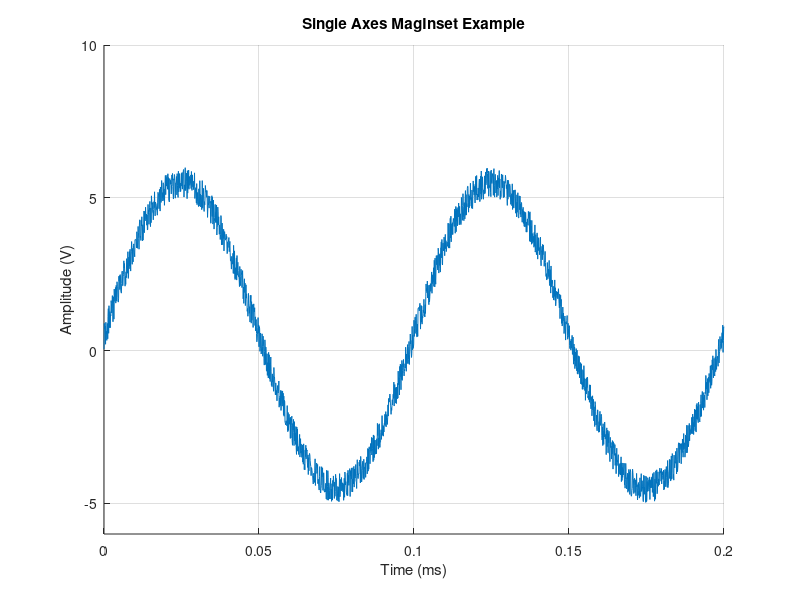

This figure's MATLAB source: (Note: this script raises an error after producing the figure.)
% An example of how to use MagInset.m

clear all;

% **************************************
% * Example 1: Single axes on a figure *
% **************************************

% Create a figure with a sine wave with random noise on it:
h1 = figure;
title('Single Axes MagInset Example');
hold on;
f0 = 10000;
t = 0:(1/f0)/1000:((1/f0)*2);
y = 5*sin(2*pi*f0*t) + rand(size(t));
plot(t*1000, y);
grid on;
xlabel('Time (ms)');
ylabel('Amplitude (V)');
% It is important to set the figure size and limits BEFORE running
% MagInset!
xlim([t(1) t(end)]*1000);
ylim([-6 10]);
%set(h1, 'Position',[105   647   560   420]);


% Once happy with your figure, add an inset:
MagInset(h1, -1, [0.04 0.045 1 4], [0.05 0.09 5.5 9], {'NW','NW';'SE','SE'});

% ****************************************
% * Example 2: Multiple axes in a figure *
% ****************************************

% Create a figure with a sine and cosine wave with random noise on it:
h2 = figure;

% Sine Wave:
ax(1) = subplot(2,1,1);
title(sprintf('MagInset Example with Subplots\n'));
hold on;
f0 = 10000;
t = 0:(1/f0)/1000:((1/f0)*2);
y = 5*sin(2*pi*f0*t) + rand(size(t));
plot(t*1000, y);
grid on;
xlabel('Time (ms)');
ylabel('Amplitude (V)');
xlim([t(1) t(end)]*1000);
ylim([-6 10]);

% Cosine Wave:
ax(2) = subplot(2,1,2);
hold on;
y = 5*cos(2*pi*f0*t) + rand(size(t));
plot(t*1000, y,'r');
grid on;
xlabel('Time (ms)');
ylabel('Amplitude (V)');
xlim([t(1) t(end)]*1000);
ylim([-6 10]);

% Link the x axes:
linkaxes(ax,'x');

% Set the figure size:
%set(h2, 'Position',[682   381   560   685]);

% Once happy with your figure, add an inset:
% Cosine inset:
MagInset(h2, ax(1), [0.04 0.045 1 4], [0.05 0.09 5.5 9], {'NW','NW';'SE','SE'});
% Sine insets:
MagInset(h2, ax(2), [0.015 0.02 1.5 4], [0.038 0.078 5.5 9], {'NW','NW';'SE','SE'});
MagInset(h2, ax(2), [0.18 0.185 1.5 4], [0.125 0.165 5.5 9], {'NE','NE';'SW','SW'});